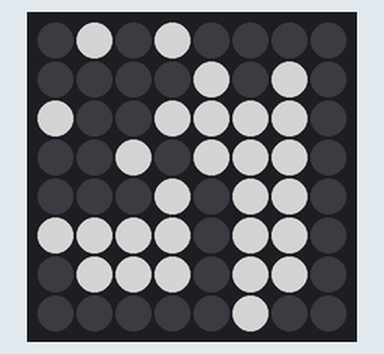
Recording of a program running on a simulated Raspberry Pi (BCM pin numbers) with a Sense HAT. Shown: the Sense HAT's 8×8 RGB LED matrix. Dim RGB values are drawn brighter than linear.

Above: at 0.04 s.
At 1.36 s:
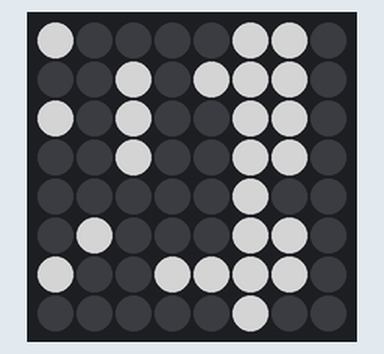
At 2.67 s:
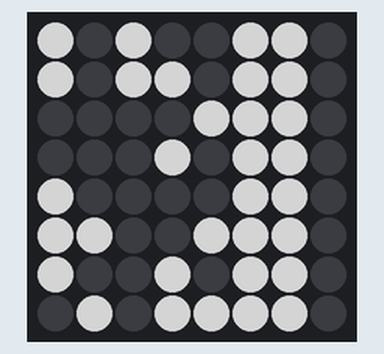
At 5.43 s:
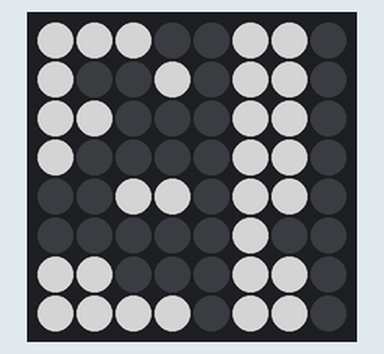
At 8.06 s:
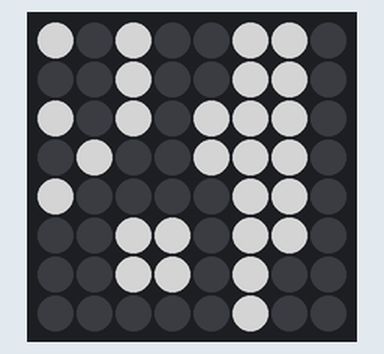
At 10.8 s:
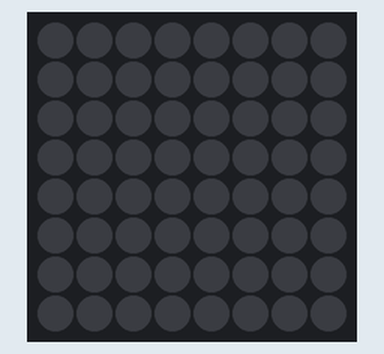

Measured:
- by itself, everything shown: repeats every 11.3 s, in 164 steps
- what the display in image 5 shows lasts 0.6 s, from 10.7 s to 11.3 s

The program:

encoder.py
```python
from sense_hat import SenseHat
from time import sleep
from itertools import chain

sh = SenseHat()
w = [128 for n in range(3)]
off = (0, 0, 0)

# From Wikipedia
msg = '''
Python is an interpreted, high-level, general-purpose programming language. Created by Guido van Rossum and first released in 1991, Python's design philosophy emphasizes code readability with its notable use of significant whitespace. Its language constructs and object-oriented approach aim to help programmers write clear, logical code for small and large-scale projects.[27]
Python is dynamically typed and garbage-collected. It supports multiple programming paradigms, including procedural, object-oriented, and functional programming. Python is often described as a "batteries included" language due to its comprehensive standard library.[28]
'''
frames = []
for pos in range(0, len(msg), 8):
    eight_chars = msg[pos:pos + 8]
    eight_chars += ' ' * (8 - len(eight_chars))  # Pad to 8 chars
    frame = []
    for ch in eight_chars:
        for p in range(8):
            frame.append(w if ord(ch) & 1 << p else off)
    frames.append(frame)

while True:
    for frame in frames:
        sh.set_pixels(frame)
        sleep(0.05)
        sh.clear()
        sleep(0.08)
    sleep(0.5)
```
